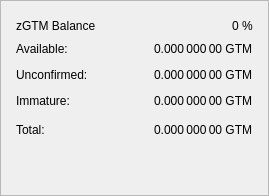
                                                                            <widget class="QFrame" name="frame_ZerocoinBalances">
                                                                                <property name="frameShape">
                                                                                    <enum>QFrame::StyledPanel</enum>
                                                                                </property>
                                                                                <property name="frameShadow">
                                                                                    <enum>QFrame::Raised</enum>
                                                                                </property>
                                                                                <layout class="QVBoxLayout" name="verticalLayout_7">
                                                                                    <property name="leftMargin">
                                                                                        <number>15</number>
                                                                                    </property>
                                                                                    <property name="topMargin">
                                                                                        <number>15</number>
                                                                                    </property>
                                                                                    <property name="rightMargin">
                                                                                        <number>15</number>
                                                                                    </property>
                                                                                    <property name="bottomMargin">
                                                                                        <number>15</number>
                                                                                    </property>
                                                                                    <item>
                                                                                        <layout class="QHBoxLayout" name="horizontalLayout_8" stretch="0,0,0">
                                                                                            <item>
                                                                                                <widget class="QLabel" name="label_5z_3">
                                                                                                    <property name="minimumSize">
                                                                                                        <size>
                                                                                                            <width>170</width>
                                                                                                            <height>20</height>
                                                                                                        </size>
                                                                                                    </property>
                                                                                                    <property name="font">
                                                                                                        <font/>
                                                                                                    </property>
                                                                                                    <property name="text">
                                                                                                        <string>zGTM Balance</string>
                                                                                                    </property>
                                                                                                </widget>
                                                                                            </item>
                                                                                            <item>
                                                                                                <spacer name="horizontalSpacer_11">
                                                                                                    <property name="orientation">
                                                                                                        <enum>Qt::Horizontal</enum>
                                                                                                    </property>
                                                                                                    <property name="sizeHint" stdset="0">
                                                                                                        <size>
                                                                                                            <width>40</width>
                                                                                                            <height>20</height>
                                                                                                        </size>
                                                                                                    </property>
                                                                                                </spacer>
                                                                                            </item>
                                                                                            <item>
                                                                                                <widget class="QLabel" name="labelzGTMPercent">
                                                                                                    <property name="text">
                                                                                                        <string notr="true">0 %</string>
                                                                                                    </property>
                                                                                                </widget>
                                                                                            </item>
                                                                                        </layout>
                                                                                    </item>
                                                                                    <item>
                                                                                        <layout class="QGridLayout" name="gridLayout_5">
                                                                                            <property name="spacing">
                                                                                                <number>12</number>
                                                                                            </property>
                                                                                            <item row="2" column="2">
                                                                                                <widget class="QLabel" name="labelzBalanceUnconfirmed">
                                                                                                    <property name="font">
                                                                                                        <font/>
                                                                                                    </property>
                                                                                                    <property name="toolTip">
                                                                                                        <string>Unconfirmed: less than 20 confirmations
                                                                                                            Immature: confirmed, but less than 1 mint of the same denomination after it was minted</string>
                                                                                                    </property>
                                                                                                    <property name="text">
                                                                                                        <string notr="true">0.000 000 00 GTM</string>
                                                                                                    </property>
                                                                                                    <property name="alignment">
                                                                                                        <set>Qt::AlignLeading|Qt::AlignLeft|Qt::AlignVCenter</set>
                                                                                                    </property>
                                                                                                </widget>
                                                                                            </item>
                                                                                            <item row="1" column="0">
                                                                                                <widget class="QLabel" name="labelzBalanceMatureText">
                                                                                                    <property name="toolTip">
                                                                                                        <string>Mature: more than 20 confirmation and more than 1 mint of the same denomination after it was minted.
                                                                                                            These zGTM are spendable.</string>
                                                                                                    </property>
                                                                                                    <property name="text">
                                                                                                        <string>Available:</string>
                                                                                                    </property>
                                                                                                </widget>
                                                                                            </item>
                                                                                            <item row="2" column="0">
                                                                                                <widget class="QLabel" name="labelzBalanceUnconfirmedText">
                                                                                                    <property name="toolTip">
                                                                                                        <string>Unconfirmed: less than 20 confirmations
                                                                                                            Immature: confirmed, but less than 1 mint of the same denomination after it was minted</string>
                                                                                                    </property>
                                                                                                    <property name="text">
                                                                                                        <string>Unconfirmed:</string>
                                                                                                    </property>
                                                                                                </widget>
                                                                                            </item>
                                                                                            <item row="1" column="2">
                                                                                                <widget class="QLabel" name="labelzBalanceMature">
                                                                                                    <property name="font">
                                                                                                        <font/>
                                                                                                    </property>
                                                                                                    <property name="toolTip">
                                                                                                        <string>Mature: more than 20 confirmation and more than 1 mint of the same denomination after it was minted.
                                                                                                            These zGTM are spendable.</string>
                                                                                                    </property>
                                                                                                    <property name="text">
                                                                                                        <string notr="true">0.000 000 00 GTM</string>
                                                                                                    </property>
                                                                                                    <property name="alignment">
                                                                                                        <set>Qt::AlignLeading|Qt::AlignLeft|Qt::AlignVCenter</set>
                                                                                                    </property>
                                                                                                </widget>
                                                                                            </item>
                                                                                            <item row="4" column="0">
                                                                                                <widget class="QLabel" name="labelzBalanceText">
                                                                                                    <property name="toolTip">
                                                                                                        <string>Your current zGTM balance, unconfirmed and immature zGTM included.</string>
                                                                                                    </property>
                                                                                                    <property name="text">
                                                                                                        <string>Total:</string>
                                                                                                    </property>
                                                                                                </widget>
                                                                                            </item>
                                                                                            <item row="3" column="2">
                                                                                                <widget class="QLabel" name="labelzBalanceImmature">
                                                                                                    <property name="font">
                                                                                                        <font/>
                                                                                                    </property>
                                                                                                    <property name="toolTip">
                                                                                                        <string>Unconfirmed: less than 20 confirmations
                                                                                                            Immature: confirmed, but less than 1 mint of the same denomination after it was minted</string>
                                                                                                    </property>
                                                                                                    <property name="text">
                                                                                                        <string notr="true">0.000 000 00 GTM</string>
                                                                                                    </property>
                                                                                                    <property name="alignment">
                                                                                                        <set>Qt::AlignLeading|Qt::AlignLeft|Qt::AlignVCenter</set>
                                                                                                    </property>
                                                                                                </widget>
                                                                                            </item>
                                                                                            <item row="4" column="2">
                                                                                                <widget class="QLabel" name="labelzBalance">
                                                                                                    <property name="font">
                                                                                                        <font/>
                                                                                                    </property>
                                                                                                    <property name="cursor">
                                                                                                        <cursorShape>IBeamCursor</cursorShape>
                                                                                                    </property>
                                                                                                    <property name="toolTip">
                                                                                                        <string>Your current zGTM balance, unconfirmed and immature zGTM included.</string>
                                                                                                    </property>
                                                                                                    <property name="text">
                                                                                                        <string notr="true">0.000 000 00 GTM</string>
                                                                                                    </property>
                                                                                                    <property name="alignment">
                                                                                                        <set>Qt::AlignLeading|Qt::AlignLeft|Qt::AlignVCenter</set>
                                                                                                    </property>
                                                                                                    <property name="textInteractionFlags">
                                                                                                        <set>Qt::LinksAccessibleByMouse|Qt::TextSelectableByKeyboard|Qt::TextSelectableByMouse</set>
                                                                                                    </property>
                                                                                                </widget>
                                                                                            </item>
                                                                                            <item row="3" column="0">
                                                                                                <widget class="QLabel" name="labelzBalanceImmatureText">
                                                                                                    <property name="toolTip">
                                                                                                        <string>Unconfirmed: less than 20 confirmations
                                                                                                            Immature: confirmed, but less than 1 mint of the same denomination after it was minted</string>
                                                                                                    </property>
                                                                                                    <property name="text">
                                                                                                        <string>Immature:</string>
                                                                                                    </property>
                                                                                                </widget>
                                                                                            </item>
                                                                                            <item row="4" column="1">
                                                                                                <spacer name="horizontalSpacer_4">
                                                                                                    <property name="orientation">
                                                                                                        <enum>Qt::Horizontal</enum>
                                                                                                    </property>
                                                                                                    <property name="sizeHint" stdset="0">
                                                                                                        <size>
                                                                                                            <width>40</width>
                                                                                                            <height>20</height>
                                                                                                        </size>
                                                                                                    </property>
                                                                                                </spacer>
                                                                                            </item>
                                                                                        </layout>
                                                                                    </item>
                                                                                    <item>
                                                                                        <spacer name="verticalSpacer_4">
                                                                                            <property name="orientation">
                                                                                                <enum>Qt::Vertical</enum>
                                                                                            </property>
                                                                                            <property name="sizeType">
                                                                                                <enum>QSizePolicy::Expanding</enum>
                                                                                            </property>
                                                                                            <property name="sizeHint" stdset="0">
                                                                                                <size>
                                                                                                    <width>20</width>
                                                                                                    <height>40</height>
                                                                                                </size>
                                                                                            </property>
                                                                                        </spacer>
                                                                                    </item>
                                                                                </layout>
                                                                            </widget>
